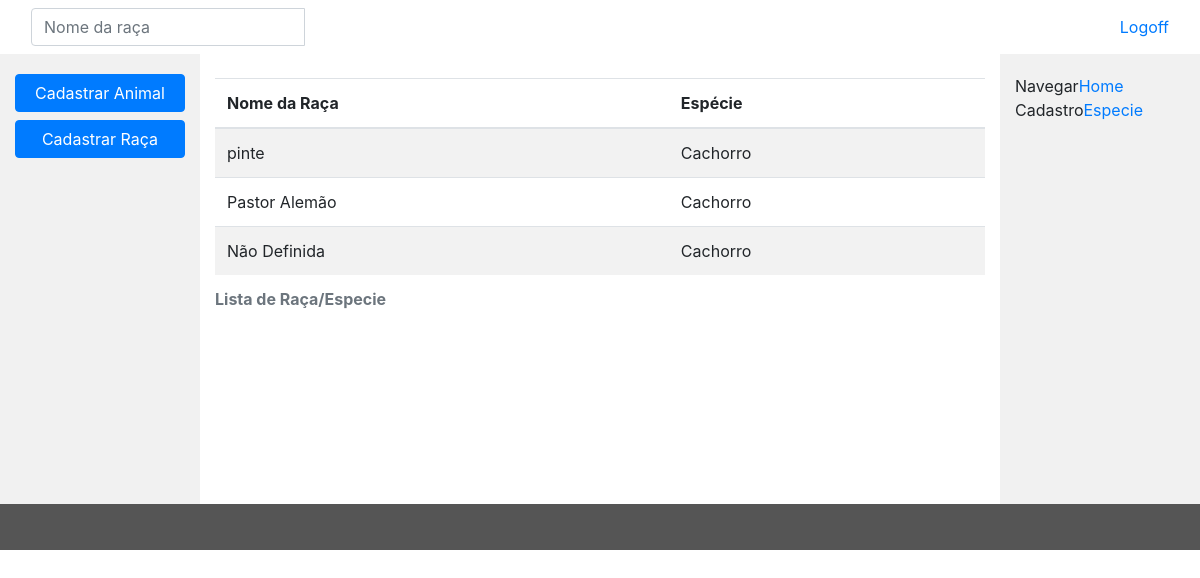
Page /TF_Clinicia/view/listar_raca.php on the committed database.
### tables this page shows
CREATE TABLE `raca` (
  `idraca` int(11) NOT NULL,
  `nome` varchar(255) NOT NULL,
  `idespecie` int(11) NOT NULL
);

CREATE TABLE `especie` (
  `idespecie` int(11) NOT NULL,
  `nome` varchar(255) NOT NULL
);

### TF_Clinicia/models/raca_model.php (called while the page is built, shortened)
<?php
    class Raca_model{
        function listar_raca($conn)
        {
            $sql= "SELECT r.nome as raca, e.nome as especie FROM raca as r INNER JOIN especie as e";
            if($resultado = $conn ->query($sql)){
                return $resultado;
            }else{
                var_dump($conn ->error);
            }
        }
    }
?>

### TF_Clinicia/view/listar_raca.php (the view, shortened to what this page needs)
<?php
    include "../conexao_bd.php";
    include_once "../models/raca_model.php";
    $raca_model = new Raca_model();
    $result_raca = null;
    if (isset($_POST['input_pesquisa'])){
        $pesquisa_dados = $_POST['input_pesquisa'];
        include_once "../controllers/raca.php";
        $raca = new Raca();
        $raca ->setNome($pesquisa_dados);
        $nome = $raca ->getNome();
        $result_raca = $raca_model ->busca_raca($nome, $conn);
    }else{
        $result_raca = $raca_model ->listar_raca($conn);
    };
?>
<!DOCTYPE html>
<html lang="pt-br">
<head>
  <link href="css/bootstrap.min.css" rel="stylesheet">
  <link href="css/stilos.css" rel="stylesheet">
</head>
<body>
<nav class="navbar navbar-inverse ">
    <div class="container-fluid">
        <form class="navbar-form navbar-left " action="listar_raca.php" method='POST'>
            <div class="input-group">
                <input type="text" name ="input_pesquisa" class="form-control" placeholder="Nome da raça">
                <div class="input-group-btn">
                    <button class="btn btn-default" type="submit">
                    </button>
                </div>
            </div>
        </form>
        <ul class="nav navbar-nav navbar-right">
            <li><a href="../models/usuario_sair.php"><span class="glyphicon glyphicon-log-out"></span> Logoff</a></li>
        </ul>
    </div>
</nav>
    <div class="container-fluid text-center">
        <div class="row content">
            <div class="col-sm-2 sidenav">
                <div class="well">
                    <button onclick="window.location.href='form_cadastro_aninal.php'" type="submit" class="btn btn-primary btn-block" data-toggle="modal" data-target="#idanimal">
                    Cadastrar Animal
                    </button>
                    <button onclick="window.location.href='form_cadastro_reca.php'" type="submit" class="btn btn-primary btn-block" data-toggle="modal" data-target="#idanimal">
                    Cadastrar Raça
                    </button>
                </div>
            </div>
            <div class="container col-sm-8 text-left">
                <?php
                    if ($result_raca ->num_rows > 0) {
                        echo"
                            <div class='table-responsive'>
                                <table class= 'table  table-striped table-hover '>
                                <caption><b>Lista de Raça/Especie</b></caption>
                                <br>
                                    <thead>
                                        <tr>
                                            <th>Nome da Raça</th>
                                            <th>Espécie</th>
                                        </tr>
                                    </thead>
                                    <tbody>";
                                    while($linha = $result_raca ->fetch_assoc()){
                                        echo"
                                            <tr>
                                            <td>$linha[raca]</td>
                                            <td>$linha[especie]</td>
                                            </tr>
                                        ";
                                    }
                        echo"
                                    </tbody>
                                </table>
                            </div>
                        ";
                    }
                ?>
            </div>
            <div class="col-sm-2 sidenav">
                <ul class="nav nav-list">
                    <li class="nav-header">Navegar</li>
                    <li class="active"><a href="index.php">Home</a></li>
                    <li class="nav-header">Cadastro</li>
                    <li><a href="form_cadastro_especie.php">Especie</a></li>
                </ul>
            </div>
        </div>
        </div>
    <footer class="container-fluid text-center">
    </footer>
</body>
</html>

### TF_Clinicia/view/css/stilos.css (style rules this page uses)
.navbar { margin-bottom: 0; border-radius: 0; }
.row.content { height: 450px }
.sidenav { padding-top: 20px; background-color: #f1f1f1; height: 100%; }
footer { background-color: #555; color: white; padding: 15px; }

### rows in the picture
raca: nome "pinte", idespecie.nome "Cachorro"
raca: nome "Pastor Alemão", idespecie.nome "Cachorro"
raca: nome "Não Definida", idespecie.nome "Cachorro"
